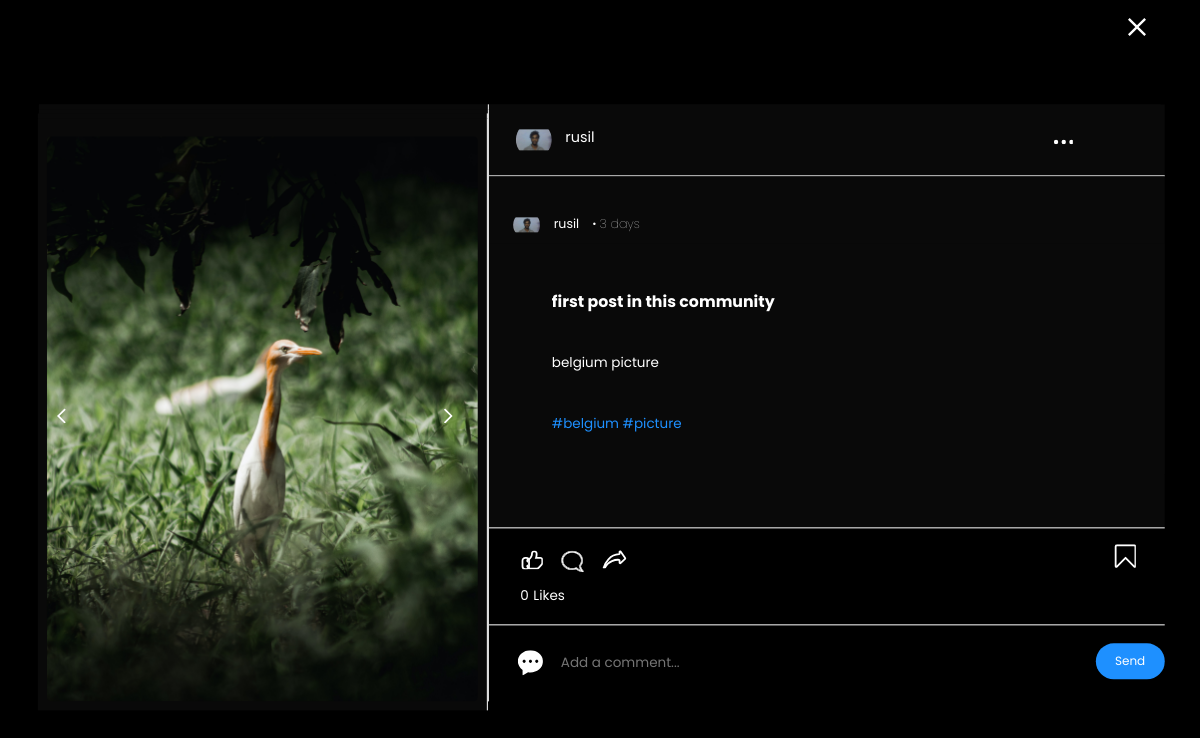
Before: /comments/17 with the older database file.
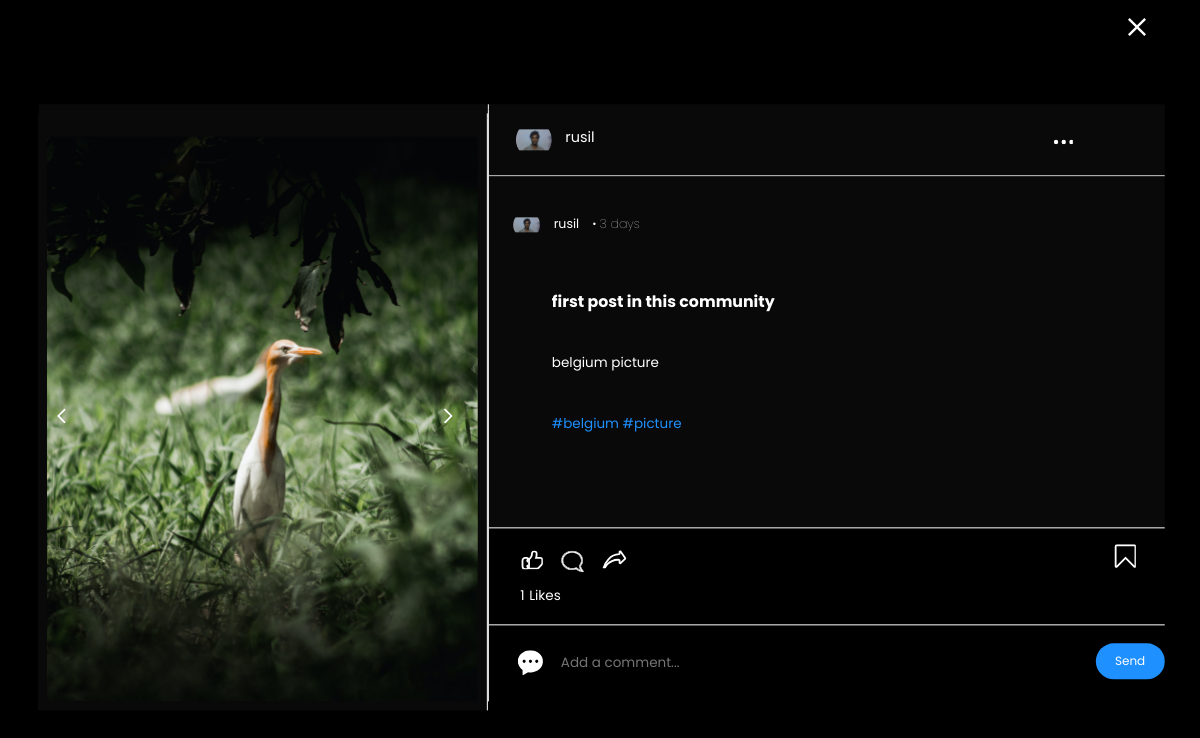
After: the same page with the newer database file.
### main/models.py (models this page shows)
class PostDetails(models.Model):
    host = models.ForeignKey(User,on_delete=models.CASCADE,related_name='host')
    title = models.CharField(max_length=100)
    template = models.ImageField(upload_to='./static/data/post_templates',null=True,blank=True)
    content = models.TextField(blank=True,null=True)
    tags = models.TextField(blank=True,null=True)
    likes = models.ManyToManyField(User,related_name='liked_post',blank=True)
    created = models.DateTimeField(auto_now=True)
    updated = models.DateTimeField(auto_now_add=True)
    class Meta:
        ordering = ['-updated','-created']
    def __str__(self):
        return self.title

class User(AbstractUser):
    username = models.CharField(max_length=100,unique=True)
    email = models.EmailField(unique=True)
    first_name = models.CharField(max_length=100)
    last_name = models.CharField(max_length=100,null=True,blank=True)
    dob = models.DateField(null=True,blank=True)#
    profile_photo = models.ImageField(upload_to='./static/data/user_profile',blank=True,null=True)
    profile_banner = models.ImageField(upload_to='./static/data/profile_banner',blank=True,null=True)
    degree = models.TextField(null=True,blank=True)
    branch = models.TextField(null=True,blank=True)
    country = models.TextField(null=True,blank=True)
    state = models.TextField(max_length=100,null=True,blank=True)
    district = models.TextField(max_length=100,null=True,blank=True)
    bio = models.TextField(null=True,blank=True)
    university = models.TextField(null=True,blank=True)
    aspiring = models.TextField(null=True,blank=True)
    gender = models.TextField()
    created = models.DateTimeField(auto_now=True)
    updated = models.DateTimeField(auto_now_add=True)
    followers = models.ManyToManyField('self',blank=True)
    following = models.ManyToManyField('self',blank=True)
    USERNAME_FIELD = 'username'
    REQUIRED_FIELDS = []
    def __str__(self):
        return self.username

### main/views.py (the view, shortened to what this page needs)
# urls.py: path('comments/<int:pk>', views.comments, name='comments'),
def comments(request,pk):
    postdetails = models.PostDetails.objects.get(id = pk)
    posts = postdetails.post_details.all()
    post_comments = models.Comment.objects.filter(post=postdetails)
    context = {
        'post':postdetails,
        'comments':post_comments,
        "post_details":postdetails
    }
    return render(request,'comment.html',context)

### main/templatetags/custom_filters.py (called while the page is built)
@register.filter
def custom_time_since(value):
    now = timezone.now()
    delta = now - value
    days = delta.days
    hours = delta.seconds // 3600
    minutes = (delta.seconds // 60) % 60
    seconds = delta.seconds % 60
    if days > 0:
        return f"{days} days"
    elif hours > 0:
        return f"{hours} hours"
    elif minutes > 0:
        return f"{minutes} minutes"
    else:
        return f"{seconds} seconds"

@register.filter
def endswith(value, arg):
    return value.endswith(arg)

### main/templates/comment.html (shortened to what the changed rows need)
{% load static %}
{% load custom_filters %}
<!DOCTYPE html>
<html lang="en">
<head>
    <link rel="stylesheet" href="../static/styles/comment.css?{% now 'U' %}">
</head>
<body>
    <div class="cmt_overlay">
        <div class="cmt_primary_container">
            <div class="cmt_secondary_container">
                <div class="cmt_section_1">
                    <div class="cmt_section_1_profile">
                        <div class="cmt_user_profile">
                            <img src="{{post.host.profile_photo.url}}" alt="user_profile_img">
                        </div>
                        <p class="cmt_user_name">{{post.host}}</p>
                    </div>
                </div>
                <div class="cmt_section_2">
                    <div class="post_cmt_host_deatails">
                        <div class="post_cmt_host_profile_img">
                            <img src="{{post.host.profile_photo.url}}" alt="user_profile_img">
                        </div>
                        <p class="post_cmt_host_profile_name">{{post.host}}</p>
                        <p class="post_cmt_post_until_data">• {{post.updated|custom_time_since}}</p>
                    </div>
                    <div class="cmt_post_details_wrapper">
                        <div class="cmt_post_details">
                            <p class="cmt_post_title"><h3>{{post}}</h3></p>
                            <p class="cmt_post_content">{{post.content}}</p>
                            <p class="cmt_post_tags" style="color: dodgerblue;">{{post.tags}}</p>
                        </div>
                    </div>
                </div>
                <div class="cmt_section_3">
                    <div class="cmt_section_3_likes">
                        <p class="like-count{{post.id}}">{{post.likes.count}}</p>Likes</p>
                    </div>
                </div>
            </div>
        </div>
    </div>
</body>
</html>

Changed rows visible on the page:
changed PostDetails "first post in this community": likes.count "0" → "1"
